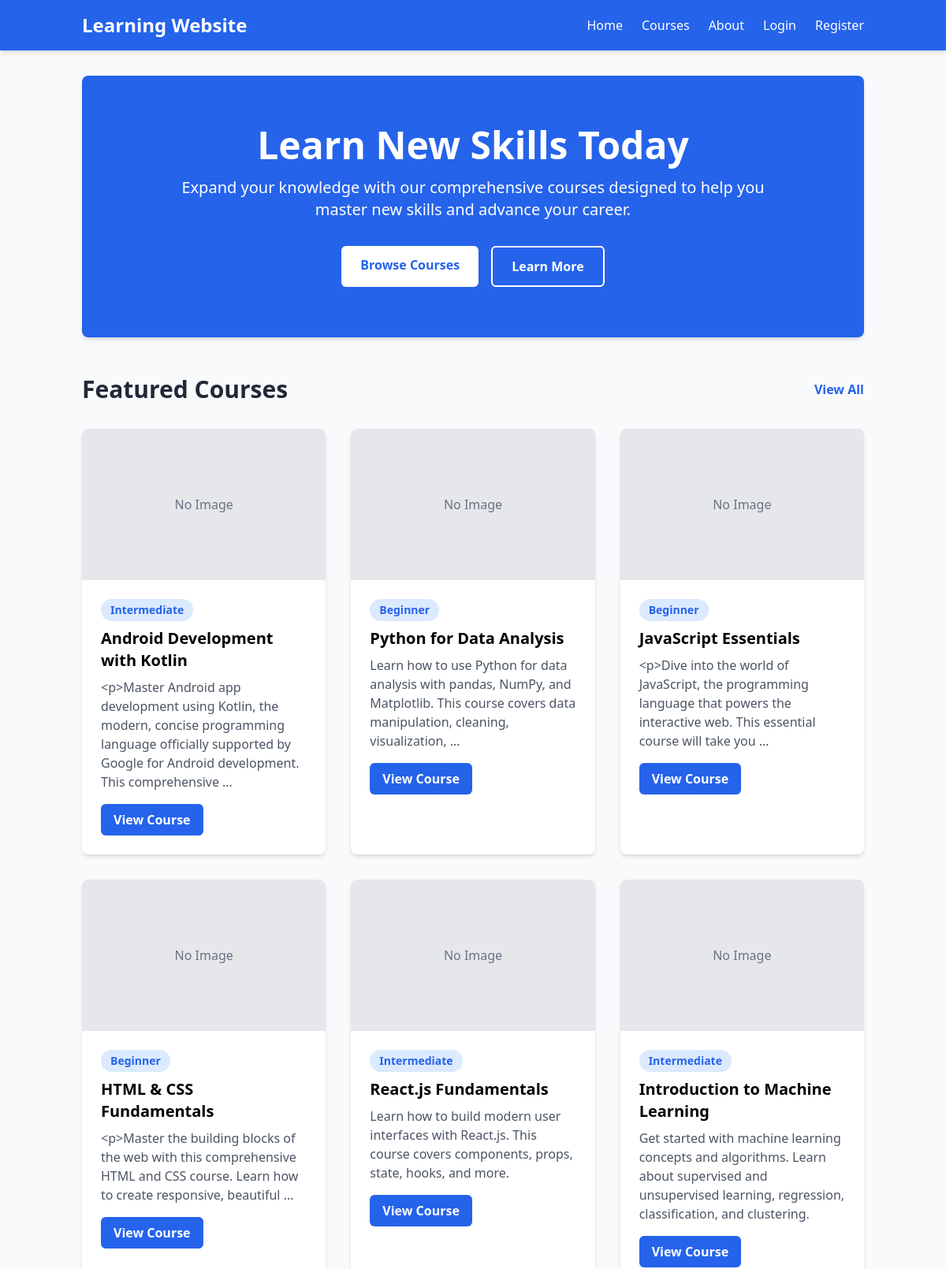
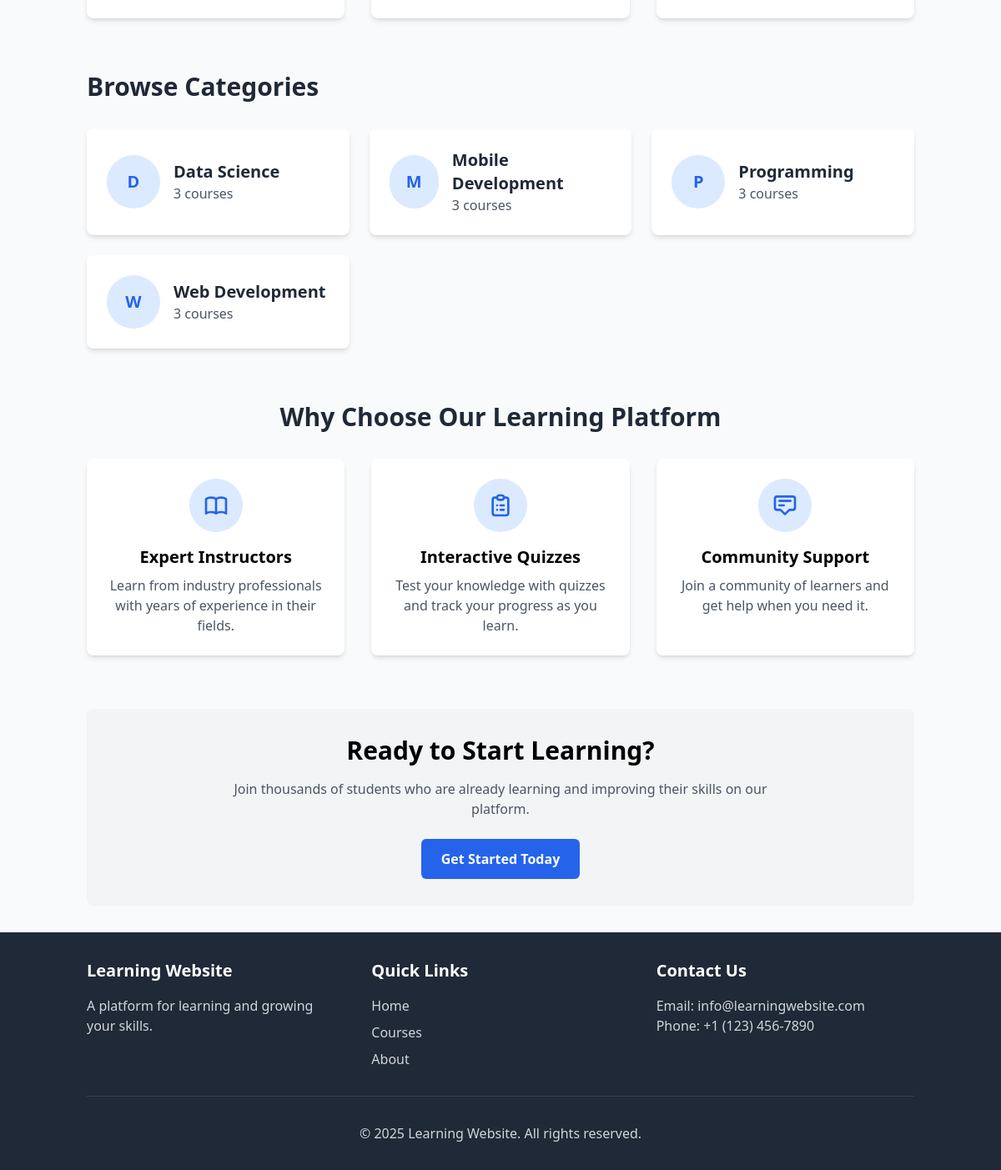
The page / on the database its author committed (2 pictures, top to bottom).
### learning_content/models.py (models this page shows, shortened)
class Course(models.Model):
    LEVEL_CHOICES = (
        ('beginner', 'Beginner'),
        ('intermediate', 'Intermediate'),
        ('advanced', 'Advanced'),
    )
    title = models.CharField(max_length=200)
    slug = models.SlugField(unique=True)
    category = models.ForeignKey(Category, on_delete=models.CASCADE, related_name='courses')
    description = models.TextField()
    level = models.CharField(max_length=20, choices=LEVEL_CHOICES, default='beginner')
    image = models.ImageField(upload_to='courses/', blank=True, null=True)
    is_featured = models.BooleanField(default=False)
    is_published = models.BooleanField(default=False)
    created_at = models.DateTimeField(auto_now_add=True)
    updated_at = models.DateTimeField(auto_now=True)
    class Meta:
        ordering = ['-created_at']

class Category(models.Model):
    name = models.CharField(max_length=100)
    slug = models.SlugField(unique=True)
    description = models.TextField(blank=True)
    image = models.ImageField(upload_to='categories/', blank=True, null=True)
    created_at = models.DateTimeField(auto_now_add=True)
    updated_at = models.DateTimeField(auto_now=True)
    class Meta:
        verbose_name_plural = 'Categories'
        ordering = ['name']

### learning_content/views.py (the view)
# urls.py: path('', views.home, name='home'),
def home(request):
    featured_courses = Course.objects.filter(is_featured=True, is_published=True)[:6]
    categories = Category.objects.annotate(course_count=Count('courses')).order_by('-course_count')[:6]
    context = {
        'featured_courses': featured_courses,
        'categories': categories,
    }
    return render(request, 'learning_content/home.html', context)

### templates/learning_content/home.html (shortened to what this page needs)
{% extends 'base.html' %}
{% block content %}
<section class="bg-blue-600 text-white py-16 rounded-lg shadow-md mb-12">
    <div class="container mx-auto px-4 text-center">
        <h1 class="text-4xl md:text-5xl font-bold mb-4">Learn New Skills Today</h1>
        <p class="text-xl mb-8 max-w-3xl mx-auto">Expand your knowledge with our comprehensive courses designed to help you master new skills and advance your career.</p>
        <div class="flex flex-wrap justify-center gap-4">
            <a href="{% url 'learning_content:course_list' %}" class="bg-white text-blue-600 hover:bg-blue-100 transition px-6 py-3 rounded-md font-semibold">Browse Courses</a>
            <a href="{% url 'learning_content:about' %}" class="bg-transparent border-2 border-white hover:bg-white hover:text-blue-600 transition px-6 py-3 rounded-md font-semibold">Learn More</a>
        </div>
    </div>
</section>
<section class="mb-16">
    <div class="flex justify-between items-center mb-8">
        <h2 class="text-3xl font-bold text-gray-800">Featured Courses</h2>
        <a href="{% url 'learning_content:course_list' %}" class="text-blue-600 hover:text-blue-800 transition font-semibold">View All</a>
    </div>
    <div class="grid grid-cols-1 md:grid-cols-2 lg:grid-cols-3 gap-8">
        {% for course in featured_courses %}
            <div class="bg-white rounded-lg shadow-md overflow-hidden transition transform hover:-translate-y-1 hover:shadow-lg">
                {% if course.image %}
                    <img src="{{ course.image.url }}" alt="{{ course.title }}" class="w-full h-48 object-cover">
                {% else %}
                    <div class="w-full h-48 bg-gray-200 flex items-center justify-center">
                        <span class="text-gray-500">No Image</span>
                    </div>
                {% endif %}
                <div class="p-6">
                    <span class="inline-block px-3 py-1 bg-blue-100 text-blue-600 rounded-full text-sm font-semibold mb-2">{{ course.get_level_display }}</span>
                    <h3 class="text-xl font-bold mb-2">{{ course.title }}</h3>
                    <p class="text-gray-600 mb-4">{{ course.description|truncatewords:20 }}</p>
                    <a href="{% url 'learning_content:course_detail' course.slug %}" class="inline-block bg-blue-600 hover:bg-blue-700 transition text-white px-4 py-2 rounded-md font-semibold">View Course</a>
                </div>
            </div>
        {% empty %}
            <div class="col-span-3 text-center py-8">
                <p class="text-gray-500 text-lg">No featured courses available at the moment.</p>
            </div>
        {% endfor %}
    </div>
</section>
<section class="mb-16">
    <div class="flex justify-between items-center mb-8">
        <h2 class="text-3xl font-bold text-gray-800">Browse Categories</h2>
    </div>
    <div class="grid grid-cols-1 sm:grid-cols-2 lg:grid-cols-3 gap-6">
        {% for category in categories %}
            <a href="{% url 'learning_content:category_detail' category.slug %}" class="bg-white rounded-lg shadow-md p-6 flex items-center transition hover:shadow-lg">
                {% if category.image %}
                    <img src="{{ category.image.url }}" alt="{{ category.name }}" class="w-16 h-16 object-cover rounded-full mr-4">
                {% else %}
                    <div class="w-16 h-16 bg-blue-100 rounded-full flex items-center justify-center mr-4">
                        <span class="text-blue-600 font-bold text-xl">{{ category.name|slice:":1" }}</span>
                    </div>
                {% endif %}
                <div>
                    <h3 class="text-xl font-bold text-gray-800">{{ category.name }}</h3>
                    <p class="text-gray-600">{{ category.course_count }} course{{ category.course_count|pluralize }}</p>
                </div>
            </a>
        {% empty %}
            <div class="col-span-3 text-center py-8">
                <p class="text-gray-500 text-lg">No categories available at the moment.</p>
            </div>
        {% endfor %}
    </div>
</section>
<section class="mb-16">
    <h2 class="text-3xl font-bold text-gray-800 mb-8 text-center">Why Choose Our Learning Platform</h2>
    <div class="grid grid-cols-1 md:grid-cols-3 gap-8">
        <div class="bg-white p-6 rounded-lg shadow-md text-center">
            <div class="w-16 h-16 bg-blue-100 rounded-full flex items-center justify-center mx-auto mb-4">
            </div>
            <h3 class="text-xl font-bold mb-2">Expert Instructors</h3>
            <p class="text-gray-600">Learn from industry professionals with years of experience in their fields.</p>
        </div>
        <div class="bg-white p-6 rounded-lg shadow-md text-center">
            <div class="w-16 h-16 bg-blue-100 rounded-full flex items-center justify-center mx-auto mb-4">
            </div>
            <h3 class="text-xl font-bold mb-2">Interactive Quizzes</h3>
            <p class="text-gray-600">Test your knowledge with quizzes and track your progress as you learn.</p>
        </div>
        <div class="bg-white p-6 rounded-lg shadow-md text-center">
            <div class="w-16 h-16 bg-blue-100 rounded-full flex items-center justify-center mx-auto mb-4">
                <svg class="w-8 h-8 text-blue-600" fill="none" stroke="currentColor" viewBox="0 0 24 24" xmlns="http://www.w3.org/2000/svg">
                    <path stroke-linecap="round" stroke-linejoin="round" stroke-width="2" d="M7 8h10M7 12h4m1 8l-4-4H5a2 2 0 01-2-2V6a2 2 0 012-2h14a2 2 0 012 2v8a2 2 0 01-2 2h-3l-4 4z"></path>
                </svg>
            </div>
            <h3 class="text-xl font-bold mb-2">Community Support</h3>
            <p class="text-gray-600">Join a community of learners and get help when you need it.</p>
        </div>
    </div>
</section>
<section class="bg-gray-100 rounded-lg p-8 text-center">
    <h2 class="text-3xl font-bold mb-4">Ready to Start Learning?</h2>
    <p class="text-gray-600 mb-6 max-w-2xl mx-auto">Join thousands of students who are already learning and improving their skills on our platform.</p>
    <a href="{% url 'learning_content:course_list' %}" class="inline-block bg-blue-600 hover:bg-blue-700 transition text-white px-6 py-3 rounded-md font-semibold">Get Started Today</a>
</section>
{% endblock %}

### templates/base.html (shortened to what this page needs)
<!DOCTYPE html>
<html lang="en">
<head>
    <script src="https://cdn.tailwindcss.com"></script>
</head>
<body class="bg-gray-50 min-h-screen flex flex-col">
    <header class="bg-blue-600 text-white shadow-md">
        <nav class="container mx-auto px-4 py-4 flex justify-between items-center">
            <div class="flex items-center space-x-4">
                <a href="{% url 'learning_content:home' %}" class="text-2xl font-bold">Learning Website</a>
            </div>
            <div class="hidden md:flex space-x-6">
                <a href="{% url 'learning_content:home' %}" class="hover:text-blue-200 transition">Home</a>
                <a href="{% url 'learning_content:course_list' %}" class="hover:text-blue-200 transition">Courses</a>
                <a href="{% url 'learning_content:about' %}" class="hover:text-blue-200 transition">About</a>
                {% if user.is_authenticated %}
                    <a href="{% url 'learning_content:dashboard' %}" class="hover:text-blue-200 transition">Dashboard</a>
                    <a href="{% url 'logout' %}" class="hover:text-blue-200 transition">Logout</a>
                {% else %}
                    <a href="{% url 'login' %}" class="hover:text-blue-200 transition">Login</a>
                    <a href="{% url 'learning_content:register' %}" class="hover:text-blue-200 transition">Register</a>
                {% endif %}
            </div>
        </nav>
    </header>
    <main class="container mx-auto px-4 py-8 flex-grow">
        {% block content %}{% endblock %}
    </main>
    <footer class="bg-gray-800 text-white py-8">
        <div class="container mx-auto px-4">
            <div class="grid grid-cols-1 md:grid-cols-3 gap-8">
                <div>
                    <h3 class="text-xl font-bold mb-4">Learning Website</h3>
                    <p class="text-gray-300">A platform for learning and growing your skills.</p>
                </div>
                <div>
                    <h3 class="text-xl font-bold mb-4">Quick Links</h3>
                    <ul class="space-y-2">
                        <li><a href="{% url 'learning_content:home' %}" class="text-gray-300 hover:text-white transition">Home</a></li>
                        <li><a href="{% url 'learning_content:course_list' %}" class="text-gray-300 hover:text-white transition">Courses</a></li>
                        <li><a href="{% url 'learning_content:about' %}" class="text-gray-300 hover:text-white transition">About</a></li>
                    </ul>
                </div>
                <div>
                    <h3 class="text-xl font-bold mb-4">Contact Us</h3>
                    <p class="text-gray-300">Email: info@learningwebsite.com</p>
                    <p class="text-gray-300">Phone: +1 (123) 456-7890</p>
                </div>
            </div>
            <div class="mt-8 pt-8 border-t border-gray-700 text-center text-gray-300">
                <p>&copy; {% now "Y" %} Learning Website. All rights reserved.</p>
            </div>
        </div>
    </footer>
</body>
</html>

### rows shown on the page
Course: image "No Image", level "Intermediate", title "Android Development with Kotlin", description "<p>Master Android app development using Kotlin, the modern, concise programming language officially supported by Google for Android development. This comprehensive …"
Course: image "No Image", level "Beginner", title "Python for Data Analysis", description "Learn how to use Python for data analysis with pandas, NumPy, and Matplotlib. This course covers data manipulation, cleaning, visualization, …"
Course: image "No Image", level "Beginner", title "JavaScript Essentials", description "<p>Dive into the world of JavaScript, the programming language that powers the interactive web. This essential course will take you …"
Course: image "No Image", level "Beginner", title "HTML & CSS Fundamentals", description "<p>Master the building blocks of the web with this comprehensive HTML and CSS course. Learn how to create responsive, beautiful …"
Course: image "No Image", level "Intermediate", title "React.js Fundamentals", description "Learn how to build modern user interfaces with React.js. This course covers components, props, state, hooks, and more."
Course: image "No Image", level "Intermediate", title "Introduction to Machine Learning", description "Get started with machine learning concepts and algorithms. Learn about supervised and unsupervised learning, regression, classification, and clustering."
Category: name "D", name "Data Science", course_count "3"
Category: name "M", name "Mobile Development", course_count "3"
Category: name "P", name "Programming", course_count "3"
Category: name "W", name "Web Development", course_count "3"
